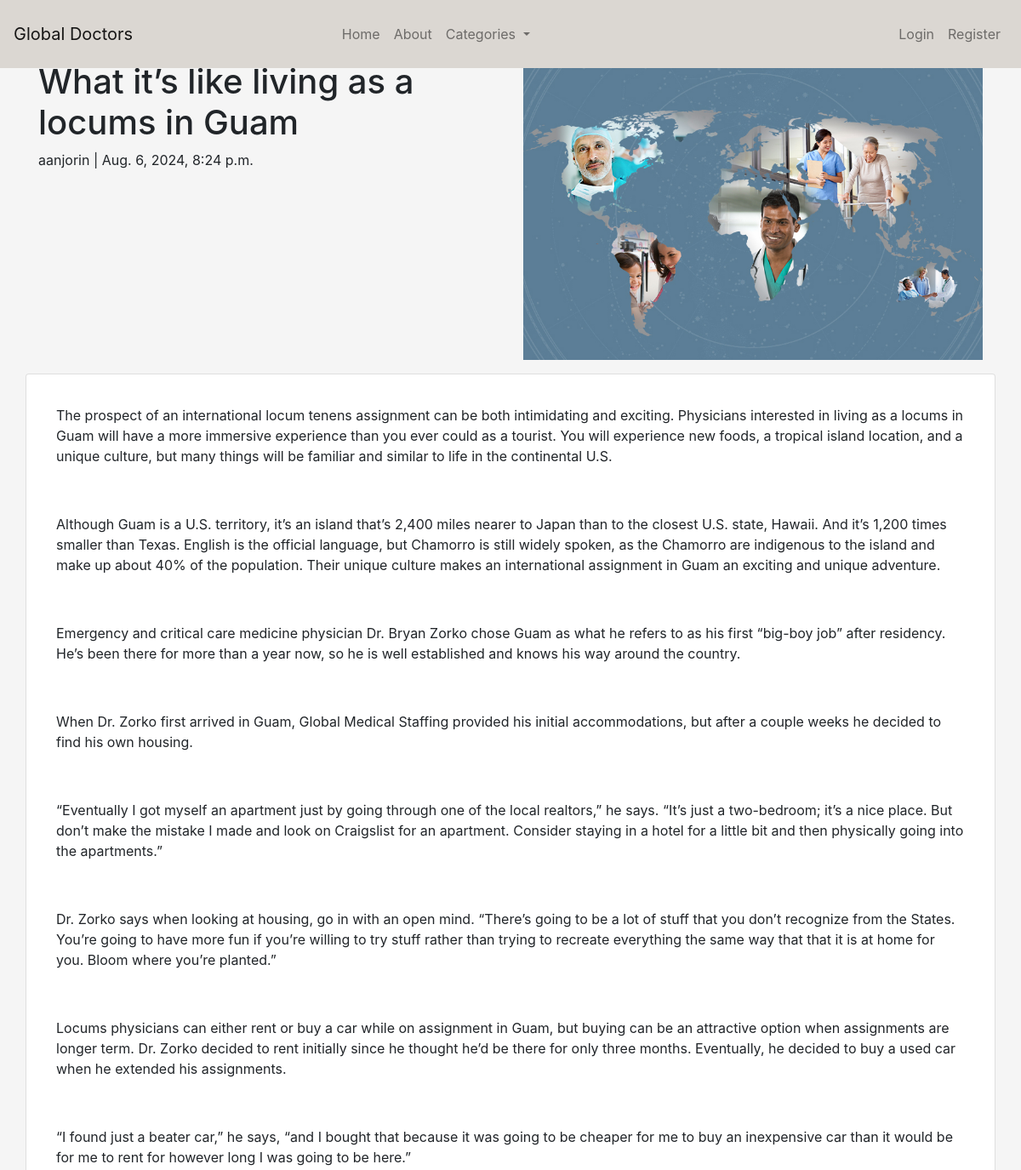
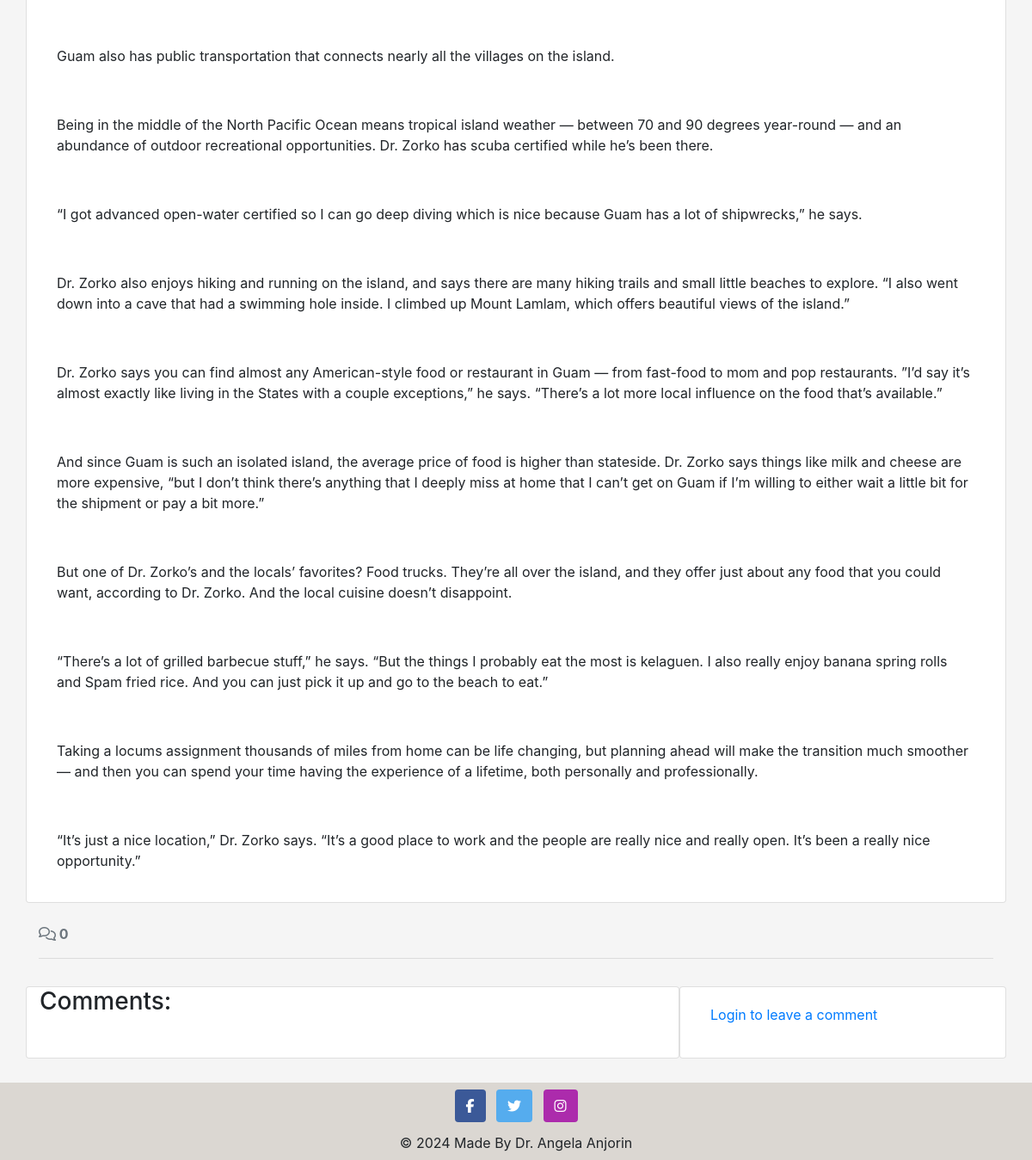
Screenshot of /what-its-like-living-as-a-locums-in-guam/ with the database file from the repository (2 pictures, top to bottom).
### blog/models.py (models this page shows, shortened)
class Post(models.Model):
    title = models.CharField(max_length=200, unique=True)
    slug = models.SlugField(max_length=200, unique=True)
    author = models.ForeignKey(
    CustomUser, on_delete=models.CASCADE, related_name="blog_posts"
    )
    content = models.TextField()
    created_on = models.DateTimeField(auto_now_add=True)
    status = models.IntegerField(choices=STATUS, default=0)
    updated_on = models.DateTimeField(auto_now=True)
    likes = models.ManyToManyField(
        CustomUser, related_name='post_like', blank=True)
    class Meta:
        ordering = ["-created_on"]

### accounts/models.py (models this page shows)
class CustomUser(AbstractUser):
    pass

### blog/views.py (the view, shortened to what this page needs)
# urls.py: path('<slug:slug>/', views.post_detail, name='post_detail'),
def post_detail(request, slug):
    queryset = Post.objects.filter(status=1)
    post = get_object_or_404(queryset, slug=slug)
    comments = post.comments.all().order_by("-created_on")
    comment_count = post.comments.filter(approved=True).count()
    comment_form = CommentForm()
    return render(
        request,
        "blog/post_detail.html",
        {"post": post,
        "comments": comments,
        "comment_count": comment_count,
        "comment_form": comment_form,
        },
    )

### blog/templates/blog/post_detail.html (shortened to what this page needs)
{% extends 'base.html' %} {% block content %}
{% load static %}
{% load crispy_forms_tags %}
<div class="masthead">
    <div class="container">
        <div class="row g-0">
            <div class="col-md-6 masthead-text">
                <h1 class="post-title">{{ post.title }}</h1>
                <p class="post-subtitle">{{ post.author }} | {{ post.created_on }}</p>
            </div>
            <div class="d-none d-md-block col-md-6 masthead-image">
                <img src="{% static 'images/default.jpg' %}" class="scale" alt="placeholder">
            </div>
        </div>
    </div>
</div>
<div class="container">
    <div class="row">
        <div class="col card mb-4  mt-3 left  top">
            <div class="card-body">
                <p class="card-text">
                    {{ post.content | safe }}
                </p>
            </div>
        </div>
    </div>
  <div class="row">
    <div class="col-12">
      <strong class="text-secondary">
        <i class="far fa-comments"></i> {{ comment_count }}
      </strong>
    </div>
    <div class="col-12">
      <hr>
    </div>
  </div>
  <div class="row">
    <div class="col-md-8 card mb-4  mt-3 ">
      <h3>Comments:</h3>
      <div class="card-body">
      </div>
    </div>
    <div class="col-md-4 card mb-4 mt-3">
      <div class="card-body">
        {% if user.is_authenticated %}
        <h3>Leave a comment:</h3>
        <p>Posting as: {{ user.username }}</p>
        <form id="commentForm" method="post"
          style="margin-top: 1.3em;">
          {{ comment_form | crispy }}
          {% csrf_token %}
          <button id="submitButton" type="submit"
            class="btn btn-signup btn-lg">Submit</button>
        </form>
        {% else %}
        <a class="link" href="{{ login_url }}">Login to leave a comment</a>
        {% endif %}
      </div>
    </div>
  </div>
</div>
{% endblock content %}

### static/css/style.css (style rules this page uses)
body { background-color: whitesmoke; }
.scale { width: 100%; height: auto; }

### rows the page displays
Post: title "What it’s like living as a locums in Guam", author "aanjorin", created_on "Aug. 6, 2024, 8:24 p.m.", content "The prospect of an international locum tenens assignment can be both intimidating and exciting. Physicians interested in living as a locums in Guam will have a more immersive experience than you ever could as a tourist. You will experience new foods, a tropical island location, and a unique culture, but many things will be familiar and similar to life in the continental U.S. Although Guam is a U.S. territory, it’s an island that’s 2,400 miles nearer to Japan than to the closest U.S. state, Hawaii. And it’s 1,200 times smaller than Texas. English is the official language, but Chamorro is still widely spoken, as the Chamorro are indigenous to the island and make up about 40% of the…"

### other values shown
{{ comment_count }} "0"
